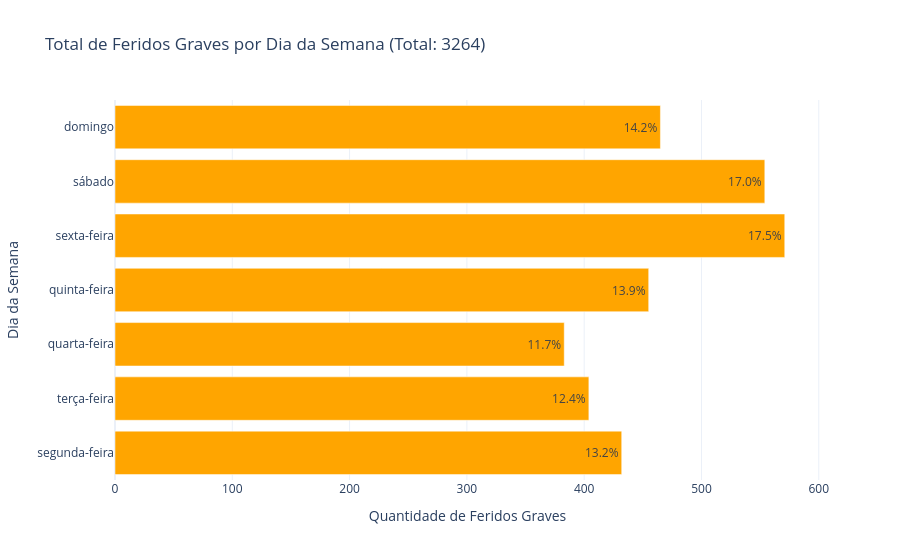

This figure's notebook cell:
### Markdown cell above
### Acidentes por dia da semana — barras horizontais

### Code cell
ordem_dias = ['segunda-feira', 'terça-feira', 'quarta-feira', 
              'quinta-feira', 'sexta-feira', 'sábado', 'domingo']

# organizar + calcular percentual em uma etapa só
dados['dia_semana'] = pd.Categorical(
    dados['dia_semana'].str.lower(), 
    categories=ordem_dias, 
    ordered=True
)
dados = dados.sort_values('dia_semana')
dados['percentual'] = dados['feridos'] / dados['feridos'].sum() * 100

import plotly.graph_objects as go

# 1. Criar o resumo (Formato Longo/Agrupado)
# Isso consolida os dados por dia para o gráfico fazer sentido
resumo = dados.groupby('dia_semana', observed=True)['feridos_graves'].sum().reset_index()
total_geral = resumo['feridos_graves'].sum()
resumo['percentual'] = (resumo['feridos_graves'] / total_geral * 100).round(1)

# 2. Criar o gráfico com Plotly
fig = go.Figure(data=[go.Bar(
    y=resumo['dia_semana'],
    x=resumo['feridos_graves'],
    text=resumo['percentual'].astype(str) + '%', # Adiciona o símbolo de % no texto
    textposition='auto',
    marker_color='orange',
    orientation='h'
)])

fig.update_layout(
    title=f"Total de Feridos Graves por Dia da Semana (Total: {total_geral})",
    yaxis_title="Dia da Semana",
    xaxis_title="Quantidade de Feridos Graves",
    template="plotly_white"
)

fig.show()

### Figure 1 — Plotly figure (JSON) as saved in the notebook; plotly's stock layout.template omitted (floating-point values rounded to 4 significant figures)
{"data": [{"marker": {"color": "orange"}, "orientation": "h", "text": ["13.2%", "12.4%", "11.7%", "13.9%", "17.5%", "17.0%", "14.2%"], "textposition": "auto", "type": "bar", "x": [432, 404, 383, 455, 571, 554, 465], "y": ["segunda-feira", "terça-feira", "quarta-feira", "quinta-feira", "sexta-feira", "sábado", "domingo"]}], "layout": {"title": {"text": "Total de Feridos Graves por Dia da Semana (Total: 3264)"}, "xaxis": {"title": {"text": "Quantidade de Feridos Graves"}}, "yaxis": {"title": {"text": "Dia da Semana"}}}}
